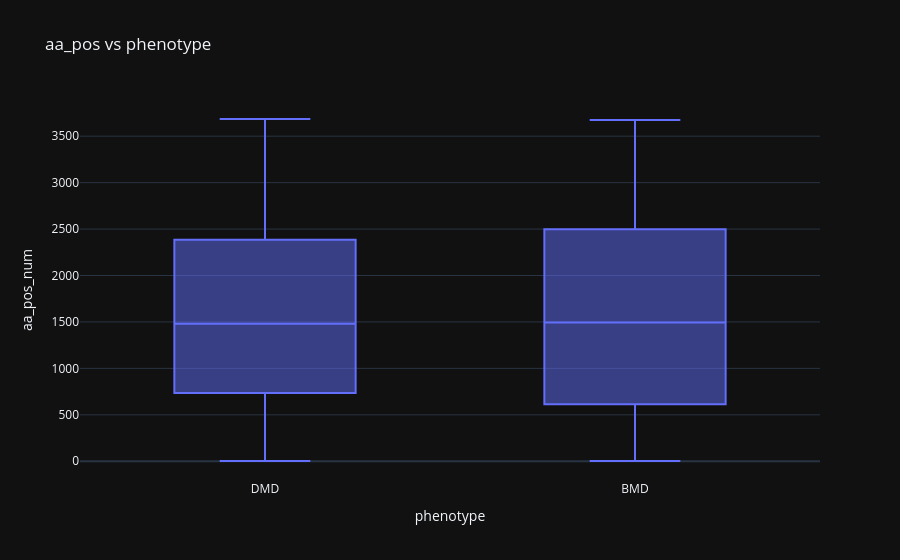

The cell this chart's notebook holds for it:
### Markdown cell above
## 2. 📊 aa_pos vs phenotype

### Code cell
tmp = d[['phenotype', 'aa_pos_num']].dropna()
fig = px.box(tmp, x='phenotype', y='aa_pos_num', points='outliers', title='aa_pos vs phenotype')
fig.show()

### Figure 1 — Plotly figure (JSON) as saved in the notebook; plotly's stock layout.template omitted (floating-point values rounded to 4 significant figures; data arrays with more than 128 entries replaced by an {"elided": "..."} marker saying what was removed)
{"data": [{"alignmentgroup": "True", "boxpoints": "outliers", "hovertemplate": "phenotype=%{x}<br>aa_pos_num=%{y}<extra></extra>", "legendgroup": "", "marker": {"color": "#636efa"}, "name": "", "notched": false, "offsetgroup": "", "orientation": "v", "showlegend": false, "x": {"elided": "3069 str values"}, "x0": " ", "xaxis": "x", "y": {"elided": "3069 float values"}, "y0": " ", "yaxis": "y", "type": "box"}], "layout": {"xaxis": {"anchor": "y", "domain": [0.0, 1.0], "title": {"text": "phenotype"}}, "yaxis": {"anchor": "x", "domain": [0.0, 1.0], "title": {"text": "aa_pos_num"}}, "legend": {"tracegroupgap": 0}, "title": {"text": "aa_pos vs phenotype"}, "boxmode": "group"}}
